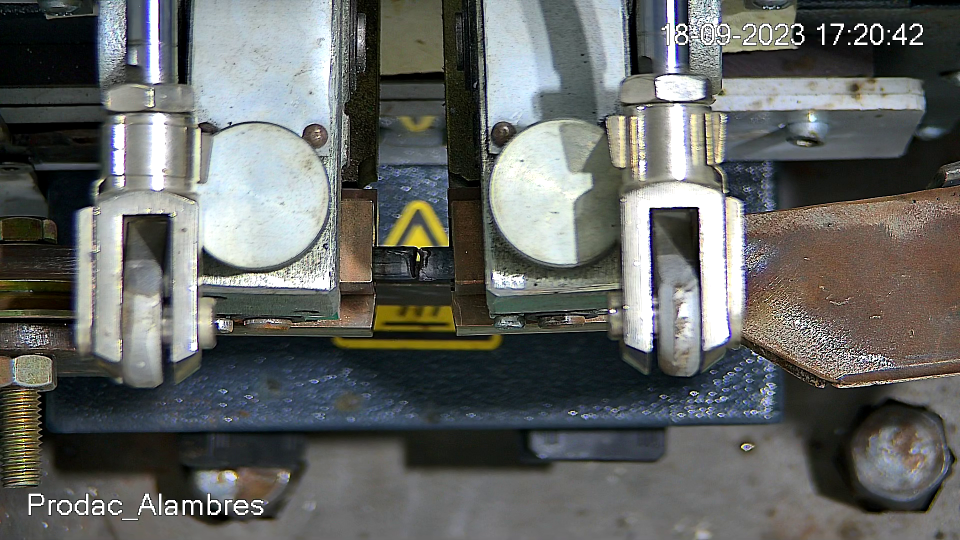
#> input picture img_test/frame52.png, 1920 x 1080 px (shown at 1/2 size)
$ python -i ImagePro.py   (imports and definitions only)   (older library calls are emulated)
#> lines starting #> are read from the running program, lines starting #| are printed output that depends on the picture; after the words box and inside, x2 and y2 are one past the last pixel; in counts of white or black regions, pixels touching at a corner belong together
import cv2
import numpy as np

# Functions:
# - Detecting distance between 2 steel bar borders
# - Grinding quality control
# - Obstacle machine area free detector

def measure_welding(img, debug=False):
    err = 0
    # Cut, resize layer
    x1, y1, x2, y2 = 985, 470, 1195, 750
    img = img[y1:y2, x1:x2]
    img = cv2.resize(img, (0, 0), fx=4, fy=1)
    img_h, img_w, _ = img.shape
    img_ori = img.copy()

    # Gray mask layer
    gray = cv2.cvtColor(img, cv2.COLOR_BGR2GRAY)
    # Extract wire region
    _ , thresh = cv2.threshold(gray,80,100,cv2.THRESH_BINARY_INV)
    # morphology kernel
    kernel = np.array((
        [1, 1, 1],
        [1, 1, 1],
        [1, 1, 1]
        ), dtype="int")

    # Aplicar Sobel para detectar bordes horizontales y verticales
    dy = cv2.Sobel(thresh, cv2.CV_32F, 0, 1, ksize=21)
    dy = dy * dy
    cv2.normalize(dy, dy, norm_type=cv2.NORM_MINMAX, alpha=255)
    dy = dy.astype(np.uint8)
    _, mid = cv2.threshold(dy, 0.5 * 255, 255, cv2.THRESH_BINARY)
    mid_temp = cv2.dilate(mid, kernel, iterations=13)
    mid_fin = cv2.erode(mid_temp, kernel, iterations=13)

    # get x position of the center of the image
    center_x = img.shape[1] / 2
    # Encontrar los contornos en la imagen
    mid_blobs, _ = cv2.findContours(mid_fin, cv2.RETR_EXTERNAL, cv2.CHAIN_APPROX_SIMPLE)
    best_mid_left, best_mid_right = get_best_weld_blob(mid_blobs, center_x)
    if best_mid_left is None and best_mid_right is None:
        err = 1
        print("-----------------Low accuracy 1: no detections")
        return img_ori, None, None, None, err

    # Get contours
    if best_mid_left is None:
        contours = [best_mid_right]
    else:
        contours = [best_mid_left, best_mid_right]

    # print("COntour:", contours)
    obj = [(x, y, w, h) for contour in contours for x, y, w, h in [cv2.boundingRect(contour)]]
    rects = obj

    # print(obj)
    if len(obj) < 2:
        print("Low accuracy 2: Falta uno de los alambres")
        err = 2
        if debug is True:
            return img_ori, thresh, dy, mid, mid_fin

        return img_ori, None, None, None, err

    # Sort the objects by position
    if obj[0][0] < obj[1][0]:
        o1 = obj[0][0] + obj[0][2]
        o2 = obj[1][0]
    else:
        o1 = obj[1][0] + obj[1][2]
        o2 = obj[0][0]

    # Distances -> convert to mm
    dx1 = obj[0][2]
    dx2 = obj[1][2]
    dist = o2 - o1
    dist_mm = round(0.018340276018071585 * dist + 0.33740196290504976, 2)

    for rect in rects:
        x, y, w, h = rect
        if rect in obj:
            cv2.rectangle(img_ori, (x, y), (x+w, y+h), (255, 0, 255), 2)

    # Evaluate if one of the objects are crossingthe whole image
    # take their geometric centers and evaluate if they are close the the middle of the whole image evalauting the absolute of their difference is less than a 20 pix
    if abs((obj[0][0] + obj[0][2] / 2) - img_w / 2) < 20 or abs((obj[1][0] + obj[1][2] / 2) - img_w / 2) < 20:
        print("--------------------------> Low accuracy 3:  objects crossing the whole image")
        err = 3
        if debug is True:
            return img_ori, thresh, dy, mid, mid_fin

        return img_ori, None, None, None, err

    # Verify if obj belongs to  their side
    # take the one on the left and compare their x position to the 25% of the wide
    no_left = False
    no_right = False
    print(f"RIGHT w: {obj[1][2]} || LEFT w: {obj[0][2]}")
    if obj[0][0] > img_w / 4 or obj[0][2] < 50:
        no_left = True
    # take the one on the right and compare the sum of its x and w to the 75% of the wide
    if obj[1][0] + obj[1][2] < 3 * img_w / 4 or obj[1][2] < 50:
        no_right = True

    if no_right and no_right:
        print("--------------------------> Low accuracy 4:  objects not found")
        err = 4
        if debug is True:
            return img_ori, thresh, dy, mid, mid_fin
        return img_ori, None, None, None, err
    elif no_left or no_right:
        if no_right:
            err = 4
            print("--------------------------> Low accuracy 4:  right not found")
            if debug is True:
                return img_ori, thresh, dy, mid, mid_fin
            return img_ori, None, None, None, err
        if no_left:
            err = 4
            print("--------------------------> Low accuracy 4:  left not found")
            if debug is True:
                return img_ori, thresh, dy, mid, mid_fin
            return img_ori, None, None, None, err

    if obj[0][2] + dist + obj[1][2] > img_w:
        print("Low accuracy 4:", end=" ")
        print(f"{obj[0][0]} + {dist} + {obj[1][2]} > {img_w}")
        err = 4
        return img_ori, None, None, None, err

    color1 = (255, 255, 0)
    color2 = (0, 255, 0)
    font = cv2.FONT_HERSHEY_SIMPLEX
    print(obj)
    # Line limits
    img_ori = cv2.line(img_ori, (o1, 0), (o1, img_h-1), color=color1, thickness=1)
    img_ori = cv2.line(img_ori, (o2, 0), (o2, img_h-1), color=color2, thickness=1)
    # Draw arrows
    img_ori = cv2.arrowedLine(img_ori, (0, int(img_h/2) - 20), (int(o1), int(img_h/2) - 20), color=color1, thickness=1)
    img_ori = cv2.arrowedLine(img_ori, (int(img_w), int(img_h/2) - 20), (int(o2), int(img_h/2) - 20), color=color2, thickness=1)

    # Text
    t1 = f'dx1: {dx1} , {obj[0][3]}'
    t2 = f'dx2: {dx2}, {obj[1][3]}'
    t3 = f'Dist: {dist_mm} mm - Pix: {dist}'
    img_ori = cv2.putText(img_ori, t1, (int(img_w/4), int(img_h/2) + 20), font, 0.4, color1, 1, cv2.LINE_AA)
    img_ori = cv2.putText(img_ori, t2, (int(3*img_w/5), int(img_h/2) + 20), font, 0.4, color2, 1, cv2.LINE_AA)
    img_ori = cv2.putText(img_ori, t3, (int(img_w/2) + 30, int(img_h/2) - 50), font, 0.4, (255,0, 255), 1, cv2.LINE_AA)

    if debug is True:
        return img_ori, thresh, dy, mid, mid_fin

    return img_ori, dist_mm, dx1, dx2, err

def get_best_weld_blob(blobs, center_x):
    if len(blobs) == 0:
        return None, None
    if len(blobs) >= 2:
        # Dividir los blobs en dos grupos: izquierda y derecha
        left_blobs = []
        right_blobs = []
        for blob in blobs:
            x, y, w, h = cv2.boundingRect(blob)  # Obtener el rectángulo delimitador
            center = x + w / 2  # Calcular el centro geométrico
            if center < center_x:
                left_blobs.append(blob)
            else:
                right_blobs.append(blob)

        # Calcular el área de cada blob en el grupo de la izquierda y obtener el más grande
        left_areas = [cv2.contourArea(blob) for blob in left_blobs]
        biggest_left_blob = left_blobs[np.argmax(left_areas)] if left_blobs else None

        # Calcular el área de cada blob en el grupo de la derecha y obtener el más grande
        right_areas = [cv2.contourArea(blob) for blob in right_blobs]
        biggest_right_blob = right_blobs[np.argmax(right_areas)] if right_blobs else None

        # print location from both
        if biggest_left_blob is not None and biggest_right_blob is not None:
            x, y, w, h = cv2.boundingRect(biggest_left_blob)
            x, y, w, h = cv2.boundingRect(biggest_right_blob)

        # Devolver el blob más grande de cada lado
        return biggest_left_blob, biggest_right_blob
    elif len(blobs) == 1:
        # Si solo hay un blob, devolverlo como el blob más grande de la izquierda
        return blobs[0], None


# [91 lines left out: functions get_best_blob, measure_tail, not called in this run]

>>> import cv2
>>> picture = cv2.imread('../img_test/frame52.png')
#> picture is the input picture: shape (1080, 1920, 3); mean B, G, R 99.3, 101.7, 99.4
>>> result = measure_welding(picture)
#> in measure_welding, `img = img[y1:y2, x1:x2]`:
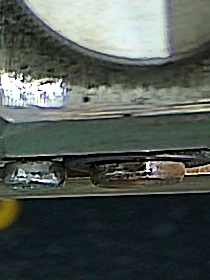
#> img: shape (280, 210, 3); mean of channels 0, 1, 2 83.8, 89.1, 81.3; drawn as B, G, R
#> in measure_welding, `_ , thresh = cv2.threshold(gray,80,100,cv2.THRESH_BINARY_INV)`:
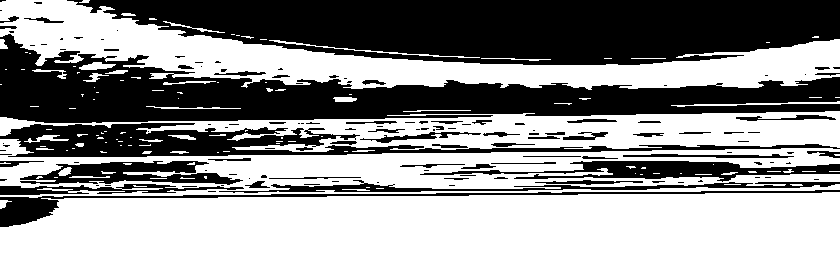
#> thresh: shape (280, 840); values 0 (black) and 100 (white), 59% white; 132 black regions (78 under 20 px), largest, box (x1, y1, x2, y2) and area: (67, 0, 840, 65) 37451, (0, 34, 840, 123) 31295, (0, 123, 840, 157) 9733
#> in measure_welding, `dy = cv2.Sobel(thresh, cv2.CV_32F, 0, 1, ksize=21)`:
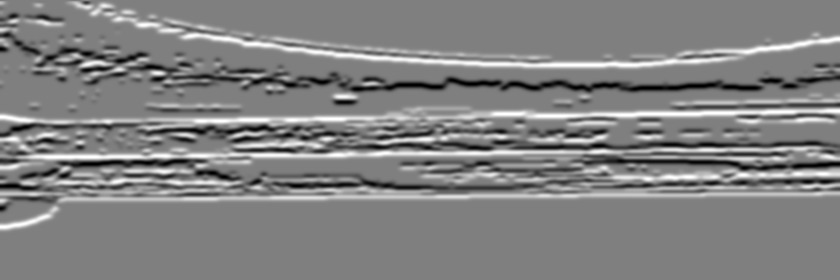
#> dy: shape (280, 840) float32; min -9.69e+12, max 9.69e+12, mean 1.79e+11; drawn with min black and max white
#> in measure_welding, `_, mid = cv2.threshold(dy, 0.5 * 255, 255, cv2.THRESH_BINARY)`:
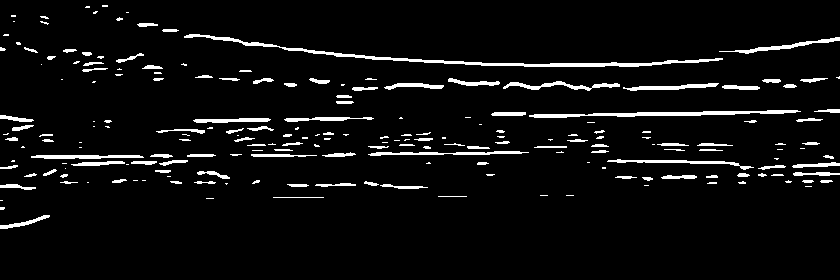
#> mid: shape (280, 840); 5.3% white; 203 white regions (92 under 20 px), largest, box (x1, y1, x2, y2) and area: (184, 34, 723, 67) 1685, (529, 110, 801, 118) 941, (368, 151, 529, 156) 420
#> in measure_welding, `mid_temp = cv2.dilate(mid, kernel, iterations=13)`:
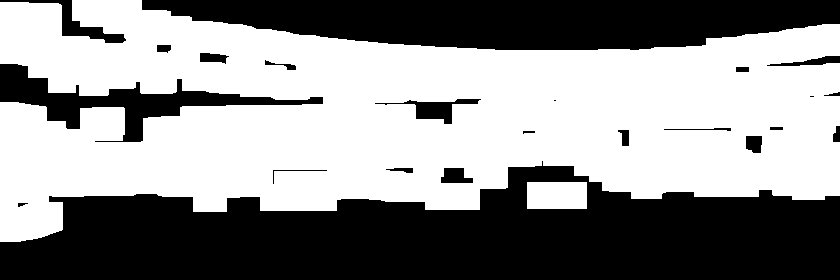
#> mid_temp: shape (280, 840); 56.2% white; 23 black regions (2 under 20 px), largest, box (x1, y1, x2, y2) and area: (0, 161, 840, 280) 66081, (142, 0, 840, 50) 26407, (0, 64, 323, 142) 6528
#> in measure_welding, `mid_fin = cv2.erode(mid_temp, kernel, iterations=13)`:
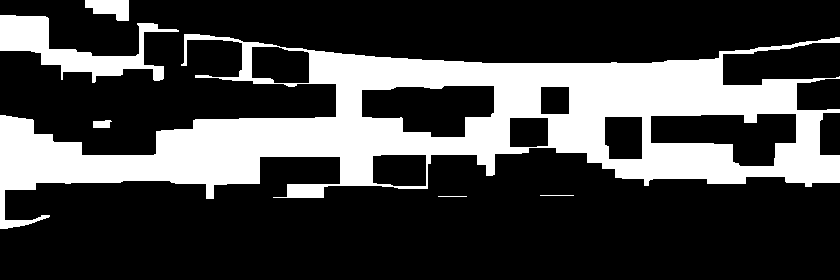
#> mid_fin: shape (280, 840); 26.4% white; 6 white regions
#> in measure_welding, `mid_blobs, _ = cv2.findContours(mid_fin, cv2.RETR_EXTERNAL, cv2.CHAIN_..`: mid_blobs = 6 contours, 2 with area under 20; largest, box (x1, y1, x2, y2) and area: (0, 34, 840, 229) 71942, (0, 15, 179, 83) 3896, (85, 0, 129, 21) 596, (93, 120, 112, 128) 102
#> the loop in get_best_weld_blob, `for blob in blobs:` made 6 passes
#> (x, y, w, h, center) on passes 3 to 6: (93, 120, 19, 8, 102.5), (0, 34, 840, 195, 420), (0, 15, 179, 68, 89.5), (85, 0, 44, 21, 107)
#> (blob, x, y, w, h, center) on passes 1 to 2: ([[438, 196], [466, 196]], 438, 196, 29, 1, 452.5), ([[540, 195], [573, 195]], 540, 195, 34, 1, 557)
#> after the loop in get_best_weld_blob, `for blob in blobs:`: left_blobs = 3 contours; box (x1, y1, x2, y2) and area: (0, 15, 179, 83) 3896, (85, 0, 129, 21) 596, (93, 120, 112, 128) 102; right_blobs = 3 contours, 2 with area under 20; largest, box (x1, y1, x2, y2) and area: (0, 34, 840, 229) 71942
#> in get_best_weld_blob, `left_areas = [cv2.contourArea(blob) for blob in left_blobs]`: left_areas = [102.5, 3896.5, 595.5]
#> in get_best_weld_blob, `biggest_left_blob = left_blobs[np.argmax(left_areas)] if left_blobs el..`: biggest_left_blob = contour of 74 points, box (x1, y1, x2, y2) (0, 15, 179, 83), area 3896
#> in get_best_weld_blob, `right_areas = [cv2.contourArea(blob) for blob in right_blobs]`: right_areas = [0, 0, 71942.5]
#> in get_best_weld_blob, `biggest_right_blob = right_blobs[np.argmax(right_areas)] if right_blob..`: biggest_right_blob = contour of 398 points, box (x1, y1, x2, y2) (0, 34, 840, 229), area 71942
#> in get_best_weld_blob, `x, y, w, h = cv2.boundingRect(biggest_left_blob)`: x = 0; y = 15; w = 179; h = 68
#> in get_best_weld_blob, `x, y, w, h = cv2.boundingRect(biggest_right_blob)`: y = 34; w = 840; h = 195
#> in measure_welding, `best_mid_left, best_mid_right = get_best_weld_blob(mid_blobs, center_x)`: best_mid_left has the same summary as biggest_left_blob in get_best_weld_blob; best_mid_right has the same summary as biggest_right_blob in get_best_weld_blob
#> in measure_welding, `contours = [best_mid_left, best_mid_right]`: contours = 2 contours; box (x1, y1, x2, y2) and area: (0, 34, 840, 229) 71942, (0, 15, 179, 83) 3896
#> in measure_welding, `obj = [(x, y, w, h) for contour in contours for x, y, w, h in [cv2.bou..`: obj = [(0, 15, 179, 68), (0, 34, 840, 195)]
#> in measure_welding, `o1 = obj[1][0] + obj[1][2]`: o1 = 840
#> in measure_welding, `o2 = obj[0][0]`: o2 = 0
#> in measure_welding, `dx1 = obj[0][2]`: dx1 = 179
#> in measure_welding, `dx2 = obj[1][2]`: dx2 = 840
#> in measure_welding, `dist = o2 - o1`: dist = -840
#> in measure_welding, `dist_mm = round(0.018340276018071585 * dist + 0.33740196290504976, 2)`: dist_mm = -15.07
#> the loop in measure_welding, `for rect in rects:` made 2 passes
#> after the loop in measure_welding, `for rect in rects:`:
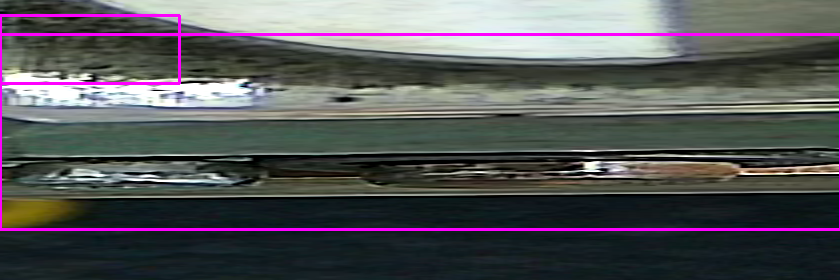
#> img_ori: shape (280, 840, 3); mean of channels 0, 1, 2 88.4, 86.2, 86.1; drawn as B, G, R
#> result = 5 items

$ run again, on img_test/img_5.png
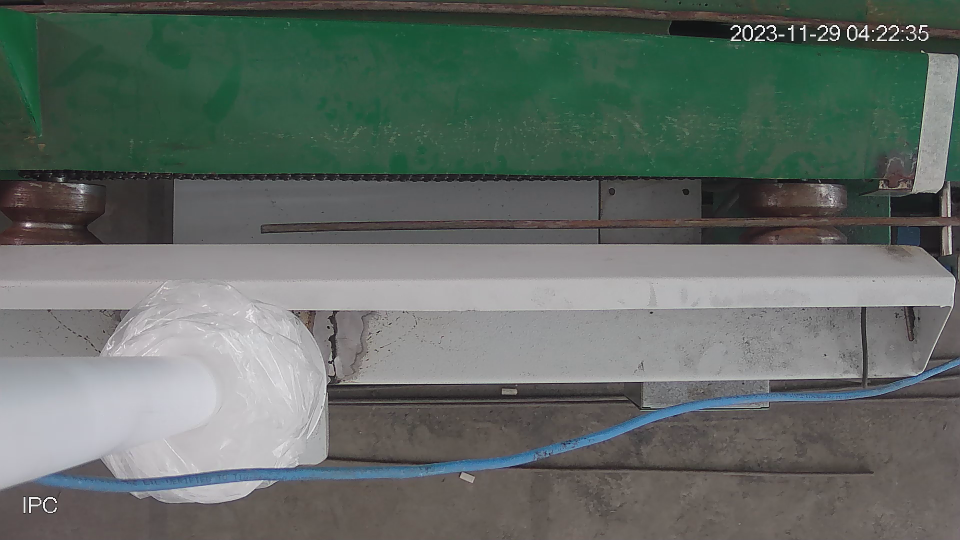
#> input picture img_test/img_5.png, 1920 x 1080 px (shown at 1/2 size)
#> picture is the input picture: shape (1080, 1920, 3); mean B, G, R 101.4, 107.1, 98
#> in measure_welding, `_ , thresh = cv2.threshold(gray,80,100,cv2.THRESH_BINARY_INV)`:
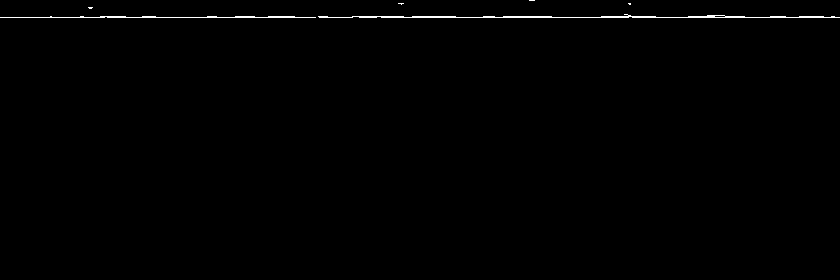
#> thresh: shape (280, 840); values 0 (black) and 100 (white), 0.55% white in thin lines or dots, all inside (x1, y1, x2, y2) = (0, 0, 840, 18)
#> mid: shape (280, 840); 0.28% white in thin lines or dots, all inside (x1, y1, x2, y2) = (109, 13, 822, 21)
#> mid_temp: shape (280, 840); 8.9% white; 8 white regions, largest, box (x1, y1, x2, y2) and area: (348, 1, 467, 33) 3798, (196, 1, 306, 33) 3510, (472, 1, 563, 33) 2902
#> mid_fin: shape (280, 840); 1.2% white; 8 white regions (1 under 20 px)
#> mid_blobs = 8 contours, 1 with area under 20; largest, box (x1, y1, x2, y2) and area: (361, 14, 454, 20) 451, (209, 14, 293, 20) 406, (690, 0, 743, 21) 395, (603, 0, 654, 20) 326, (485, 14, 550, 20) 311, (772, 14, 822, 20) 236, (109, 14, 154, 20) 216
#> the loop in get_best_weld_blob, `for blob in blobs:` made 8 passes
#> (x, y, w, h, center) on passes 1 to 8: (772, 14, 50, 6, 797), (485, 14, 65, 6, 517.5), (361, 14, 93, 6, 407.5), (322, 14, 4, 6, 324), (209, 14, 84, 6, 251), (109, 14, 45, 6, 131.5), (690, 0, 53, 21, 716.5), (603, 0, 51, 20, 628.5)
#> after the loop in get_best_weld_blob, `for blob in blobs:`: left_blobs = 4 contours, 1 with area under 20; largest, box (x1, y1, x2, y2) and area: (361, 14, 454, 20) 451, (209, 14, 293, 20) 406, (109, 14, 154, 20) 216; right_blobs = 4 contours; box (x1, y1, x2, y2) and area: (690, 0, 743, 21) 395, (603, 0, 654, 20) 326, (485, 14, 550, 20) 311, (772, 14, 822, 20) 236
#> left_areas = [451, 10.5, 406, 215.5]
#> biggest_left_blob = [[361, 14], [362, 15], [362, 19], [453, 19], [452, 18], [452, 14]]
#> right_areas = [236, 311, 395, 326]
#> biggest_right_blob = contour of 16 points, box (x1, y1, x2, y2) (690, 0, 743, 21), area 395
#> in get_best_weld_blob, `x, y, w, h = cv2.boundingRect(biggest_left_blob)`: x = 361; y = 14; w = 93; h = 6
#> in get_best_weld_blob, `x, y, w, h = cv2.boundingRect(biggest_right_blob)`: x = 690; y = 0; w = 53; h = 21
#> best_mid_left has the same summary as biggest_left_blob in get_best_weld_blob; best_mid_right has the same summary as biggest_right_blob in get_best_weld_blob
#> contours = 2 contours; box (x1, y1, x2, y2) and area: (361, 14, 454, 20) 451, (690, 0, 743, 21) 395
#> obj = [(361, 14, 93, 6), (690, 0, 53, 21)]
#> o1 = 454
#> o2 = 690
#> dx1 = 93
#> dx2 = 53
#> dist = 236
#> dist_mm = 4.67
#> the loop in measure_welding, `for rect in rects:` made 2 passes
#> after the loop in measure_welding, `for rect in rects:`:
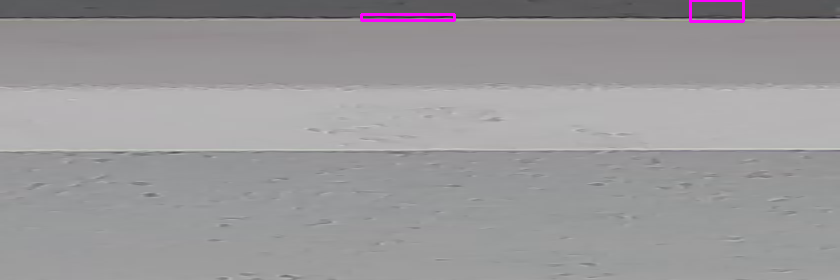
#> img_ori: shape (280, 840, 3); mean of channels 0, 1, 2 155, 152.9, 154.8; drawn as B, G, R
#> result = 5 items
